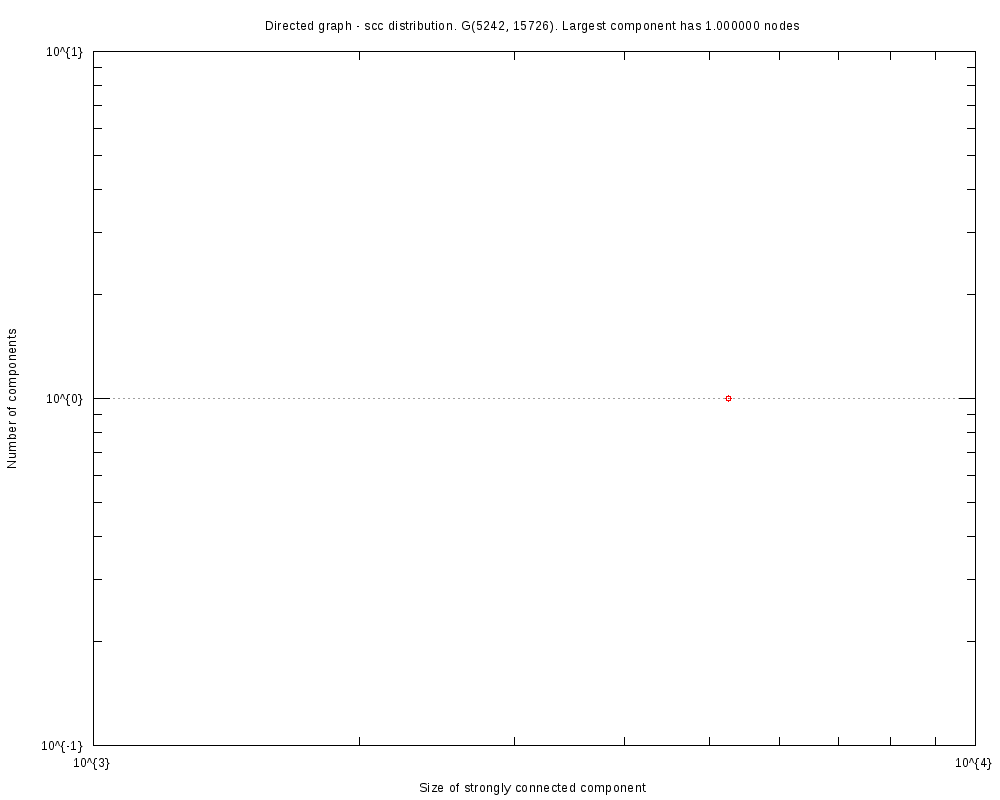

The script that saved this image:
#
# Directed graph - scc distribution. G(5242, 15726). Largest component has 1.000000 nodes (Sun Oct 29 17:10:21 2017)
#

set title "Directed graph - scc distribution. G(5242, 15726). Largest component has 1.000000 nodes"
set key bottom right
set logscale xy 10
set format x "10^{%L}"
set mxtics 10
set format y "10^{%L}"
set mytics 10
set grid
set xlabel "Size of strongly connected component"
set ylabel "Number of components"
set tics scale 2
set terminal png font arial 10 size 1000,800
set output 'scc.EUC.png'
plot 	"scc.EUC.tab" using 1:2 title "" with linespoints pt 6
